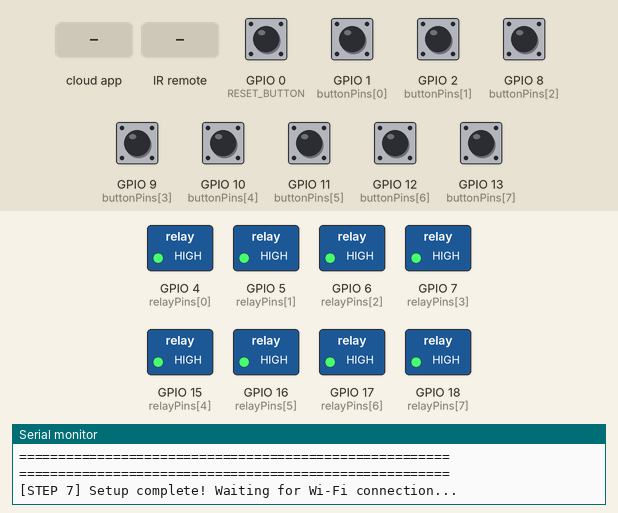
Recording of a sketch running on a simulated ESP32. Parts: switched loads named in the sketch (green lamp = pin HIGH), the last lines printed to the serial monitor. The test bench sets the inputs (shaded band); at power-on: GPIO 0 (RESET_BUTTON), GPIO 1 (buttonPins[0]), GPIO 2 (buttonPins[1]), GPIO 8 (buttonPins[2]), GPIO 9 (buttonPins[3]), GPIO 10 (buttonPins[4]), GPIO 11 (buttonPins[5]), GPIO 12 (buttonPins[6]), GPIO 13 (buttonPins[7]) HIGH. WiFi joins after 1.5 s; servers stay silent unless stated.

Above: at 2.2 s.
2.3 s: GPIO 1 (buttonPins[0]) pulled LOW for 0.15 s
At 2.9 s:
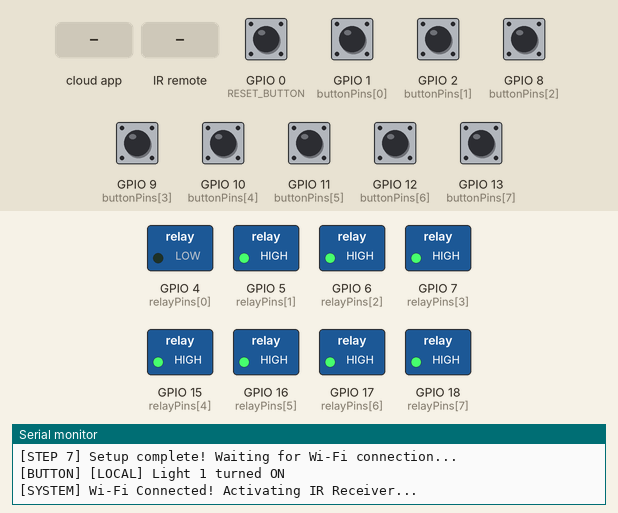
3.9 s: the phone or cloud app sets Light.2 to 1
At 4.2 s:
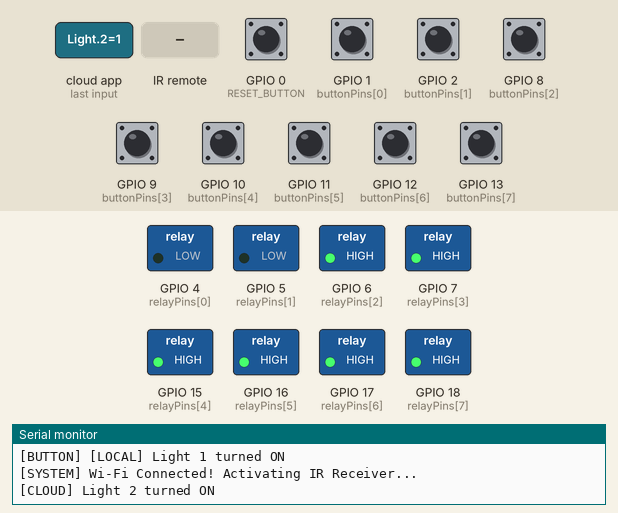
5.4 s: the phone or cloud app sets Light.1 to 0
At 6.5 s:
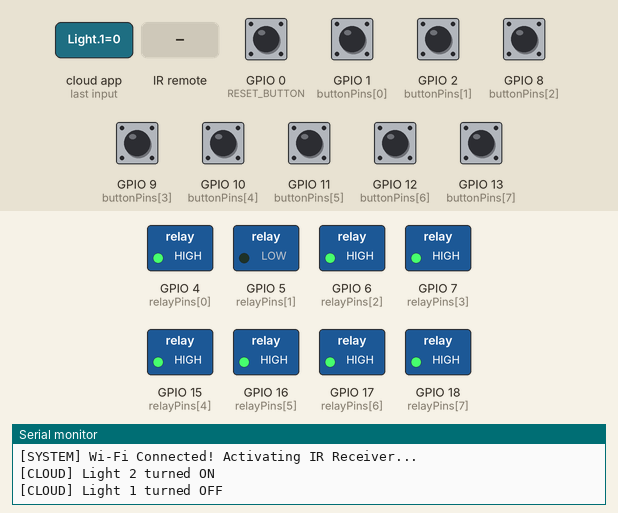
6.9 s: infrared code 0xCC received
At 8.1 s:
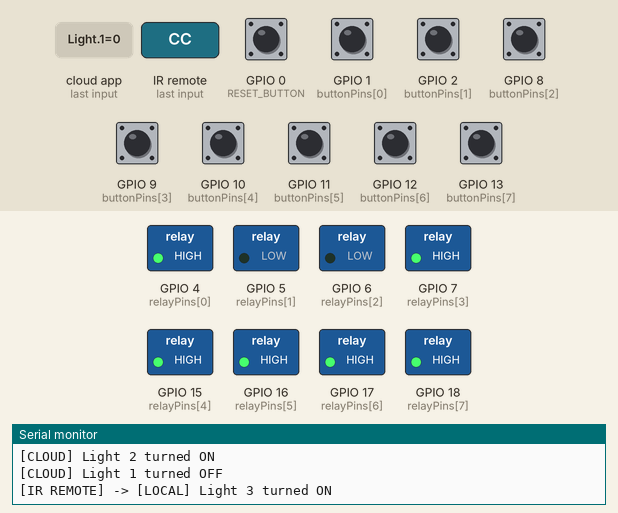
8.4 s: GPIO 2 (buttonPins[1]) pulled LOW for 0.15 s
At 8.8 s:
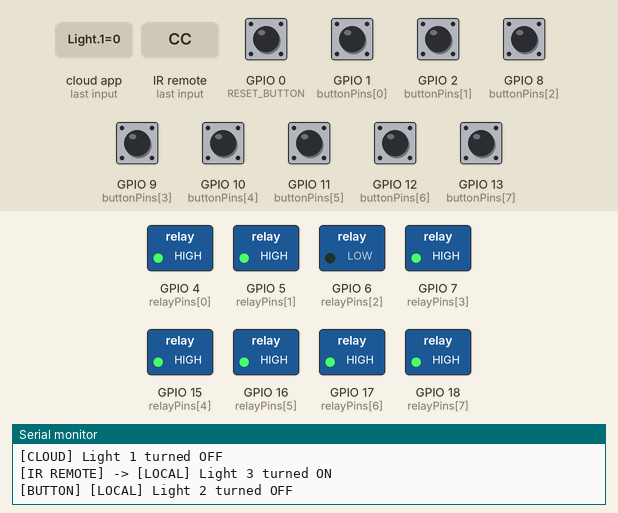
10.0 s: GPIO 9 (buttonPins[3]) pulled LOW for 0.15 s
At 11.2 s:
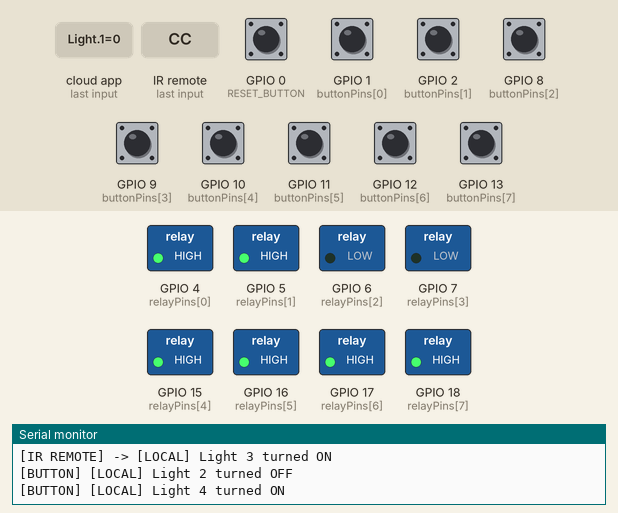
Timing chart, 0 to 12.6 s (numbered marks = the images above; inputs shaded):
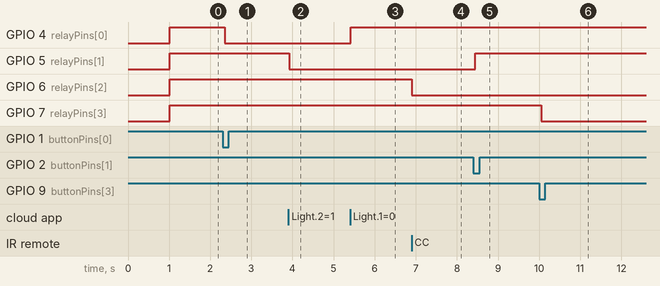

Measured:
- after the input at 2.3 s, GPIO 4 (relayPins[0]): HIGH → LOW after 0.05 s
- after the input at 3.9 s, GPIO 5 (relayPins[1]): HIGH → LOW at once
- after the input at 5.4 s, GPIO 4 (relayPins[0]): LOW → HIGH at once
- after the input at 6.9 s, GPIO 6 (relayPins[2]): HIGH → LOW at once
- after the input at 8.4 s, GPIO 5 (relayPins[1]): LOW → HIGH after 0.05 s
- after the input at 10.0 s, GPIO 7 (relayPins[3]): HIGH → LOW after 0.05 s

The sketch:

home_automation.ino
```cpp
/*
  STAGE 11 (ESP RAINMAKER): Native Cloud & Google Home Integration
  Features: QR Code Setup, SoftAP, Relays, Buttons, IR Remote, Free Cloud

  CRITICAL: You MUST go to Tools -> Partition Scheme and select "RainMaker"
  or "Huge APP" before uploading!
*/

#include <Arduino.h>
#include <RMaker.h>
#include <WiFi.h>
#include <WiFiProv.h>
#include <IRremote.hpp>

// --- PROVISIONING CREDENTIALS ---
const char *service_name = "PROV_SMARTHOME";
const char *pop = "REPLACE_WITH_PRIVATE_POP"; // Set your unique private provisioning code before flashing

// --- HARDWARE CONFIGURATION ---
const int NUM_DEVICES = 8;
const int relayPins[NUM_DEVICES] = {4, 5, 6, 7, 15, 16, 17, 18};
const int RELAY_ON = LOW;
const int RELAY_OFF = HIGH;
const int buttonPins[NUM_DEVICES] = {1, 2, 8, 9, 10, 11, 12, 13};
const int IR_RECEIVE_PIN = 14;

// The BOOT button. Hold for 3 seconds to reset Wi-Fi & RainMaker credentials!
const int RESET_BUTTON = 0;

// --- DEVICE NAMES ---
// These names will appear in the RainMaker and Google Home apps
String deviceNames[NUM_DEVICES] = {
  "Light 1", "Light 2", "Light 3", "Light 4",
  "Light 5", "Light 6", "Light 7", "Light 8"
};

// --- STATE TRACKING ---
bool deviceState[NUM_DEVICES] = {false, false, false, false, false, false, false, false};
int lastButtonState[NUM_DEVICES] = {HIGH, HIGH, HIGH, HIGH, HIGH, HIGH, HIGH, HIGH};
int buttonState[NUM_DEVICES]     = {HIGH, HIGH, HIGH, HIGH, HIGH, HIGH, HIGH, HIGH};
unsigned long lastDebounceTime[NUM_DEVICES] = {0, 0, 0, 0, 0, 0, 0, 0};
const unsigned long debounceDelay = 50;

// --- RAINMAKER OBJECTS ---
Node my_node;
Switch* mySwitches[NUM_DEVICES];

// --- RAINMAKER CLOUD CALLBACK ---
// This fires instantly when you toggle a switch in RainMaker or Google Home
void write_callback(Device *device, Param *param, const param_val_t val, void *priv_data, write_ctx_t *ctx) {
  const char *device_name = device->getDeviceName();
  const char *param_name = param->getParamName();

  // If the command is a Power ON/OFF command
  if (strcmp(param_name, "Power") == 0) {
    bool state = val.val.b;

    // Find which light was triggered
    for (int i = 0; i < NUM_DEVICES; i++) {
      if (strcmp(device_name, deviceNames[i].c_str()) == 0) {

        // 1. Update our local state
        deviceState[i] = state;

        // 2. Trigger the physical relay
        digitalWrite(relayPins[i], state ? RELAY_ON : RELAY_OFF);

        Serial.printf("[CLOUD] %s turned %s\n", device_name, state ? "ON" : "OFF");

        // 3. Confirm the change back to the cloud
        param->updateAndReport(val);
        break;
      }
    }
  }
}

// --- LOCAL DEVICE CONTROL ---
void toggleDevice(int index) {
  if (index < 0 || index >= NUM_DEVICES) return;

  // 1. Toggle local state
  deviceState[index] = !deviceState[index];

  // 2. Trigger physical relay
  digitalWrite(relayPins[index], deviceState[index] ? RELAY_ON : RELAY_OFF);
  Serial.printf("[LOCAL] %s turned %s\n", deviceNames[index].c_str(), deviceState[index] ? "ON" : "OFF");

  // 3. Sync the new state instantly to the RainMaker App & Google Home!
  mySwitches[index]->updateAndReportParam("Power", deviceState[index]);
}

// --- INPUT FUNCTIONS ---
void updateButtons() {
  unsigned long currentMillis = millis();
  for (int i = 0; i < NUM_DEVICES; i++) {
    int reading = digitalRead(buttonPins[i]);
    if (reading != lastButtonState[i]) lastDebounceTime[i] = currentMillis;

    if ((currentMillis - lastDebounceTime[i]) > debounceDelay) {
      if (reading != buttonState[i]) {
        buttonState[i] = reading;
        if (buttonState[i] == LOW) {
          Serial.print("[BUTTON] ");
          toggleDevice(i);
        }
      }
    }
    lastButtonState[i] = reading;
  }
}

void updateIR() {
  if (IrReceiver.decode()) {
    if (IrReceiver.decodedIRData.protocol == NEC) {
      if (!(IrReceiver.decodedIRData.flags & IRDATA_FLAGS_IS_REPEAT)) {
        uint16_t command = IrReceiver.decodedIRData.command;
        Serial.print("[IR REMOTE] -> ");
        switch (command) {
          case 0x92: toggleDevice(0); break;
          case 0x93: toggleDevice(1); break;
          case 0xCC: toggleDevice(2); break;
          case 0x8E: toggleDevice(3); break;
          case 0x8F: toggleDevice(4); break;
          case 0xC8: toggleDevice(5); break;
          case 0x8A: toggleDevice(6); break;
          case 0x8B: toggleDevice(7); break;
        }
      }
    }
    IrReceiver.resume();
  }
}

void checkResetButton() {
  if (digitalRead(RESET_BUTTON) == LOW) {
    Serial.print("\n[SYSTEM] Reset button held. Keep holding");

    // Require holding for 30 loops (about 3 seconds)
    for(int i = 0; i < 30; i++) {
       delay(100);
       Serial.print(".");
       if(digitalRead(RESET_BUTTON) == HIGH) {
          Serial.println(" Cancelled.");
          return;
       }
    }

    Serial.println("\n[SUCCESS] Memory Wiped! Rebooting into Setup Mode...");
    RMakerFactoryReset(2); // Erase memory and reboot in 2 seconds
  }
}

bool irStarted = false;

// --- MAIN SETUP & LOOP ---
void setup() {
  Serial.begin(115200);
  delay(1000);
  Serial.println("\n==============================================");
  Serial.println("   FINAL STAGE: ESP RAINMAKER (NATIVE CLOUD)");
  Serial.println("==============================================");

  Serial.println("[STEP 1] Initializing Hardware...");
  for (int i = 0; i < NUM_DEVICES; i++) {
    pinMode(relayPins[i], OUTPUT);
    digitalWrite(relayPins[i], RELAY_OFF);
    pinMode(buttonPins[i], INPUT_PULLUP);
  }
  pinMode(RESET_BUTTON, INPUT_PULLUP);

  Serial.println("[STEP 2] Setting up Wi-Fi mode...");
  WiFi.onEvent([](arduino_event_id_t event, arduino_event_info_t info){});
  WiFi.mode(WIFI_STA);

  Serial.println("[STEP 3] Initializing RainMaker Node...");
  my_node = RMaker.initNode("ESP32 Smart Home");

  Serial.println("[STEP 4] Creating Virtual Switches...");
  for(int i = 0; i < NUM_DEVICES; i++) {
    mySwitches[i] = new Switch(deviceNames[i].c_str(), NULL);
    mySwitches[i]->addCb(write_callback);
    my_node.addDevice(*mySwitches[i]);
  }

  Serial.println("[STEP 5] Starting RainMaker Services...");
  RMaker.enableOTA(OTA_USING_PARAMS);
  RMaker.enableTZService();
  RMaker.enableSchedule();
  RMaker.start();

  Serial.println("[STEP 6] Starting SoftAP Provisioning...");
  // Using SoftAP to bypass the broken Bluetooth radio entirely
  WiFiProv.beginProvision(WIFI_PROV_SCHEME_SOFTAP, WIFI_PROV_SCHEME_HANDLER_NONE, WIFI_PROV_SECURITY_1, pop, service_name);

  Serial.println("\n=======================================================");
  Serial.println("             --- PROVISIONING INSTRUCTIONS ---");
  Serial.println("   1. Open the ESP RainMaker App");
  Serial.println("   2. Click 'Add Device'");
  Serial.println("   3. Click 'I don't have a QR code' -> 'Provision via SoftAP'");
  Serial.println("   4. Connect your phone to the Wi-Fi: PROV_SMARTHOME");
  Serial.printf("   5. Enter the POP PIN: %s\n", pop);
  Serial.println("=======================================================\n");

  Serial.println("\n=======================================================");
  Serial.println("[STEP 7] Setup complete! Waiting for Wi-Fi connection...");
}

void loop() {
  // Check physical buttons and reset button immediately
  updateButtons();
  checkResetButton();

  // Only start the IR receiver AFTER provisioning finishes to prevent hardware timer clashes!
  if (WiFi.status() == WL_CONNECTED) {
    if (!irStarted) {
      Serial.println("\n[SYSTEM] Wi-Fi Connected! Activating IR Receiver...");
      IrReceiver.begin(IR_RECEIVE_PIN, DISABLE_LED_FEEDBACK);
      irStarted = true;
    }
    updateIR();
  }
}
```
